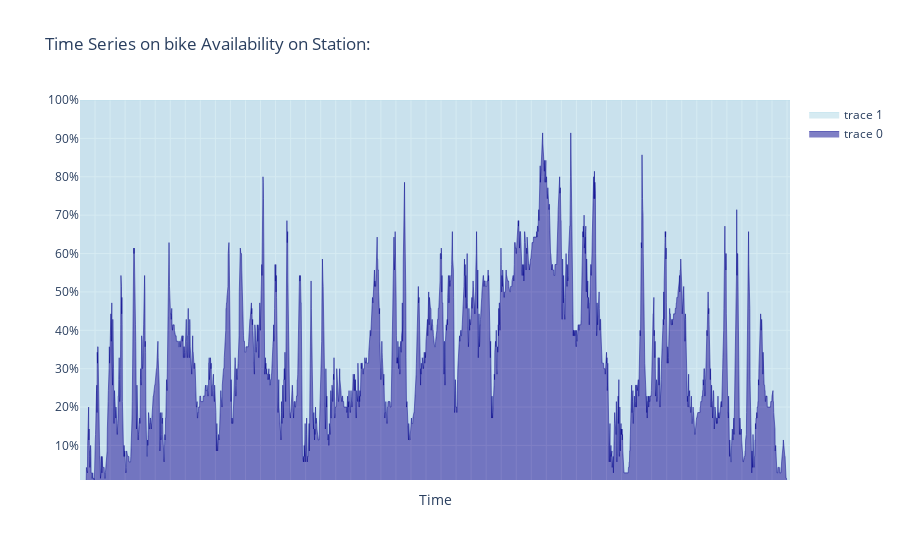

The notebook cell this image was saved under:
### Code cell
import plotly.graph_objects as go

x = time_range
fig = go.Figure()

fig.add_trace(go.Scatter(
    x = x, y = time_series_df['bikes_available'],
    mode='lines',
    line=dict(width=0.5, color='darkblue'),
    stackgroup='one',
    groupnorm='percent' # sets the normalization for the sum of the stackgroup
))

fig.add_trace(go.Scatter(
    x = x, y= time_series_df['docks_available'],
    mode='lines',
    line=dict(width=0.5, color='lightblue'),
    stackgroup='one'
))

fig.update_layout(
    showlegend=True,
    title = f'Time Series on bike Availability (example Station)',
    xaxis_type='category',
    
    xaxis = go.XAxis(
        title = 'Time',
        showticklabels=False),

    yaxis=dict(
        type='linear',
        range=[1, 100],
        ticksuffix='%'))

fig.show();

### Figure 1 — Plotly figure (JSON) as saved in the notebook; plotly's stock layout.template omitted (floating-point values rounded to 4 significant figures; data arrays with more than 128 entries replaced by an {"elided": "..."} marker saying what was removed)
{"data": [{"groupnorm": "percent", "line": {"color": "darkblue", "width": 0.5}, "mode": "lines", "stackgroup": "one", "type": "scatter", "x": {"elided": "2881 str values"}, "y": {"elided": "2880 int values"}}, {"line": {"color": "lightblue", "width": 0.5}, "mode": "lines", "stackgroup": "one", "type": "scatter", "x": {"elided": "2881 str values"}, "y": {"elided": "2880 int values"}}], "layout": {"showlegend": true, "title": {"text": "Time Series on bike Availability on Station: "}, "xaxis": {"showticklabels": false, "title": {"text": "Time"}, "type": "category"}, "yaxis": {"range": [1, 100], "ticksuffix": "%", "type": "linear"}}}
